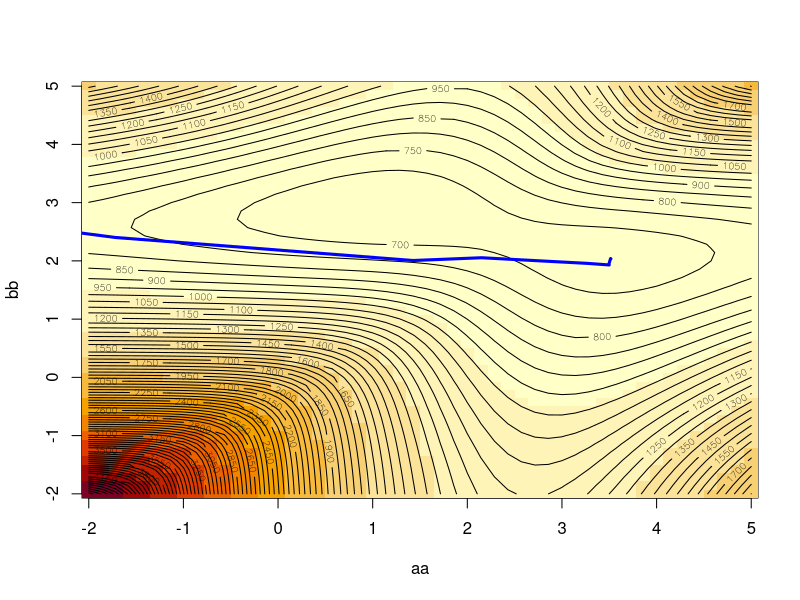

Reproduce this figure in R.
# Generate some points.
secret.mu <- c(1, 3)
total.points <- 400
da <- c(secret.mu[1] + rnorm(total.points * 0.25),
        secret.mu[2] + rnorm(total.points * 0.75))


like <- function(X, Y) {
# Log likelihood for generation according to model:
# 0.25 * N(X, 1) + 0.75 * N(Y, 1) 
  res <- c()
  for(i in 1:length(X)) {
    res <- c(res, -sum(log((0.25*dnorm(da - X[i]) + 0.75*dnorm(da - Y[i])))))
  }
  res
}
like.mu <- function(mu) {like(mu[1], mu[2])}

aa <- seq(-2, 5, length.out=50)
bb <- seq(-2, 5, length.out=50)
xyz <- outer(aa, bb, like)

image(aa, bb, xyz)
contour(aa, bb, xyz, add=T, nlevels=100)

start <- c(runif(1, -3, 3), runif(1, -3, 3))
path <- start
for (i in 1:nlm(like.mu, start)$iterations) {
  path <- rbind(path,
                nlm(like.mu, start, iterlim = i)$estimate)
}
lines(path, pch=19,col = "blue", lwd = 3)
print(path)





